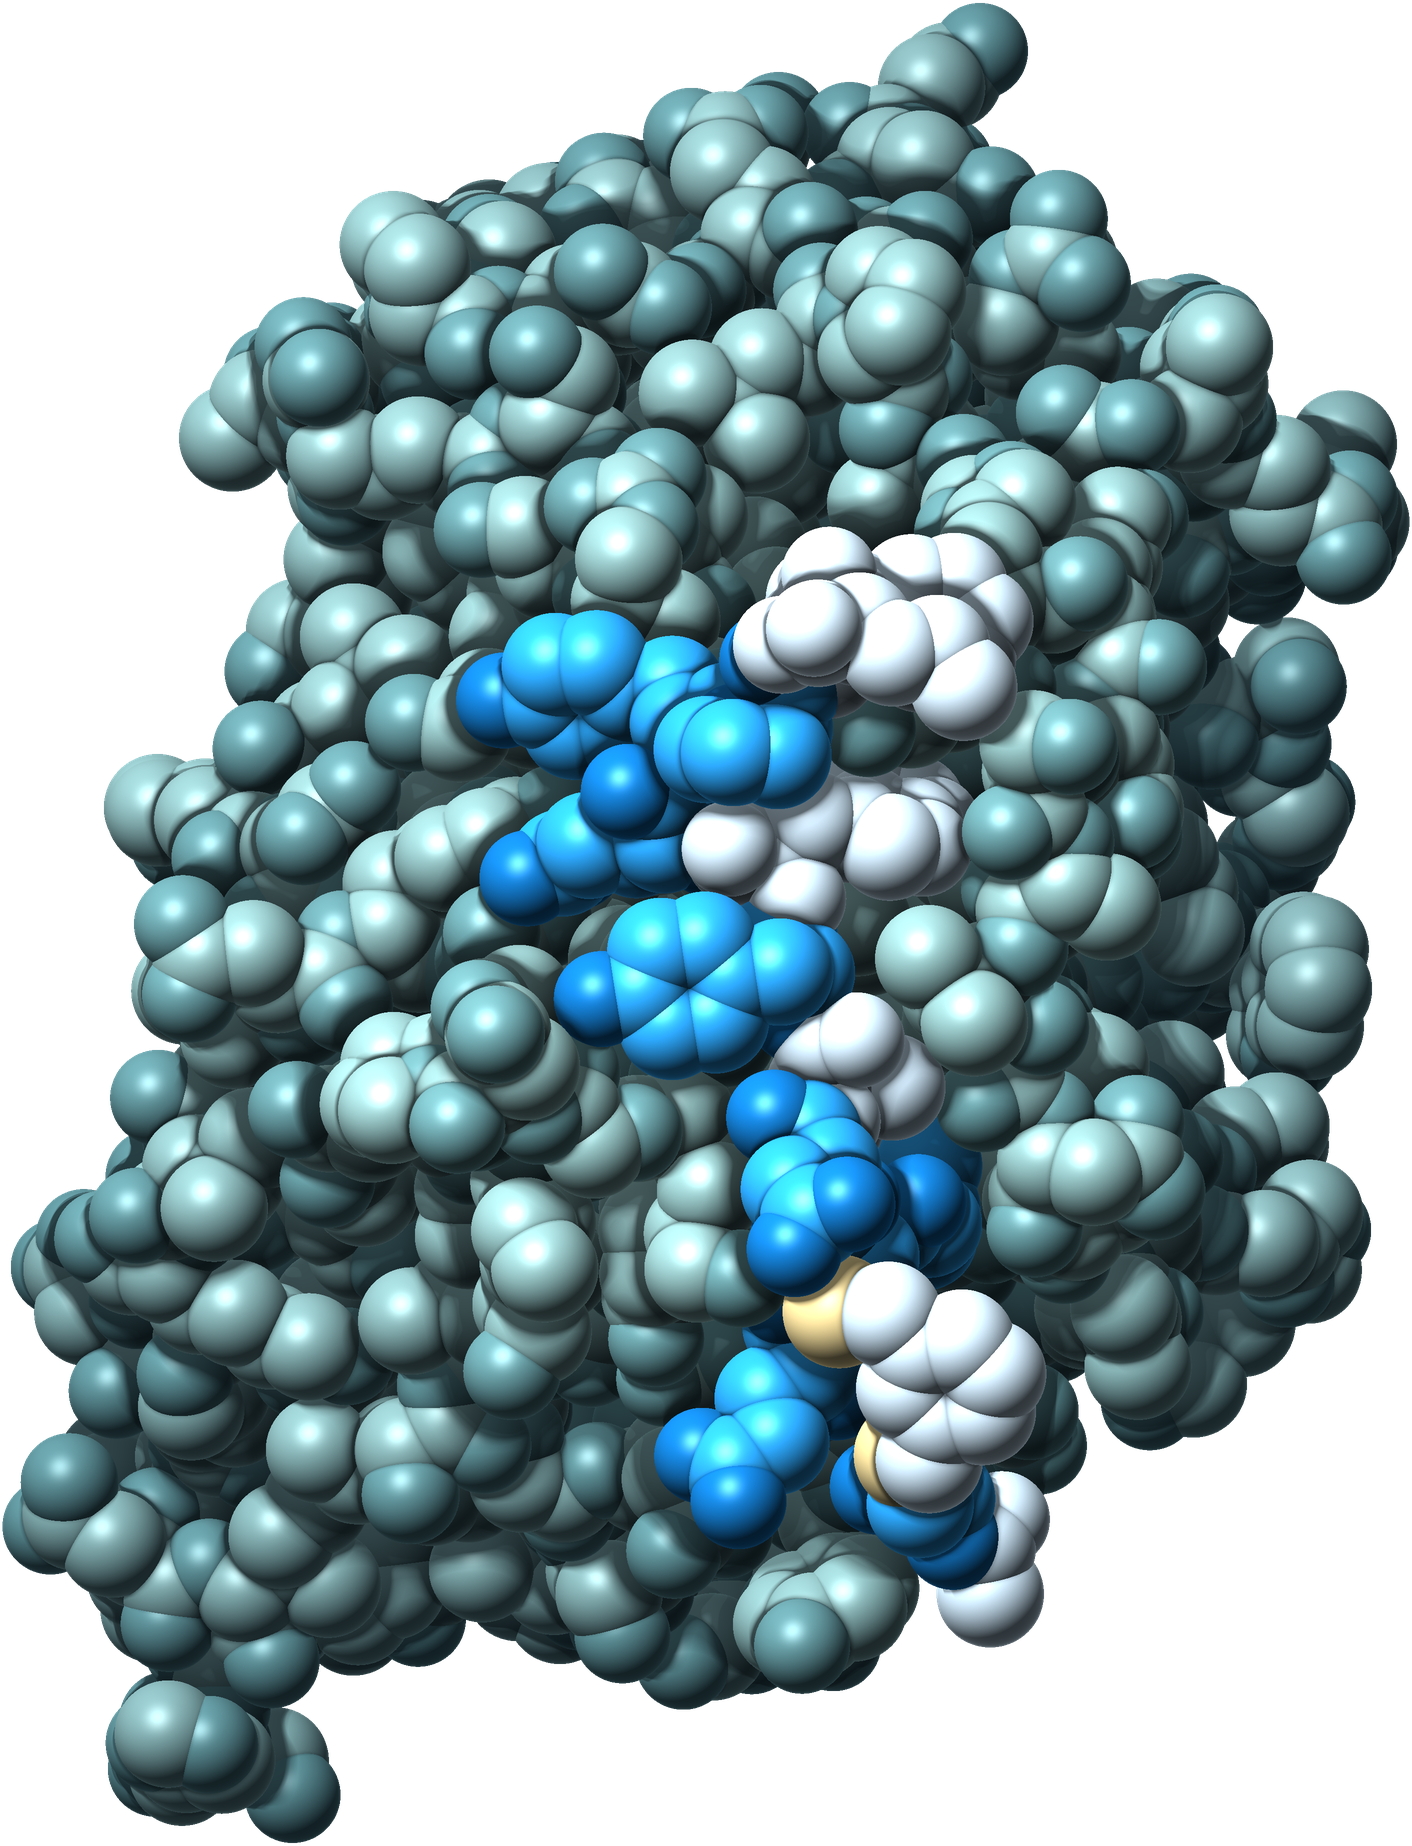

This figure's Python source:
#!/usr/bin/env python3
"""Hero render (HOME_BRIEF option c): a macrocyclic peptide on its protein target, atom by atom, from the
2.0 A crystal structure PDB 9Y6C (RCSB): peptide Ra30303, a cyclic peptide closed through a xylene bridge
between two cysteines and carrying non-natural amino acids, bound to the TE domain of human complement C5.
Space-filling, Lambert + rim + specular + depth AO. Target protein in the logo's slate, peptide in the logo's
sky blue, bridge + non-natural residues in pale ice. Transparent ground. Output: mac.png (RGBA)."""
import numpy as np, pathlib, sys
from PIL import Image
H = pathlib.Path(__file__).resolve().parent
def _box(a,r,ax):
    a=np.moveaxis(a,ax,0);p=np.concatenate([np.repeat(a[:1],r+1,0),a,np.repeat(a[-1:],r,0)]);c=np.cumsum(p,0)
    return np.moveaxis((c[2*r+1:]-c[:-2*r-1])/(2*r+1),0,ax)
def blur(a,s):
    r=max(1,int(s*0.9))
    for _ in range(3): a=_box(_box(a,r,0),r,1)
    return a
R={'C':1.70,'N':1.55,'O':1.52,'S':1.80}
cols=None;xyz=[];el=[];ch=[];comp=[];occ=[]
for l in open(H/'9y6c.cif'):
    if l.startswith('_atom_site.'):
        cols=(cols or [])+[l.strip().split('.',1)[1]];continue
    if cols and l.startswith(('ATOM','HETATM')):
        f=l.split();d=dict(zip(cols,f))
        if d['label_comp_id'] in ('HOH','GOL'): continue
        if d.get('pdbx_PDB_model_num','1')!='1': continue
        if d.get('label_alt_id','.') not in ('.','A'): continue
        e=d['type_symbol']
        if e not in R: continue
        xyz.append([float(d['Cartn_x']),float(d['Cartn_y']),float(d['Cartn_z'])]);el.append(e)
        ch.append(d['auth_asym_id']);comp.append(d['label_comp_id']);occ.append(float(d['occupancy']))
X=np.array(xyz);E=np.array(el);CH=np.array(ch);CO=np.array(comp)
PEP=CH=='B'
NN=np.isin(CO,['8VH','TBG','TRN','A1CTT','NVA','ACE','NH2'])
print('atoms',len(X),'peptide',PEP.sum(),'nonnat',NN.sum())
c0=X[PEP].mean(0);X=X-X.mean(0)
w,v=np.linalg.eigh(np.cov(X.T));V=v[:,::-1];P=X@V
def rot(a,ax):
    c,s=np.cos(a),np.sin(a)
    return {'x':np.array([[1,0,0],[0,c,-s],[0,s,c]]),'y':np.array([[c,0,s],[0,1,0],[-s,0,c]]),'z':np.array([[c,-s,0],[s,c,0],[0,0,1]])}[ax]
# orient so the peptide faces the camera (its centroid toward +z) then apply user tilt
pc=P[PEP].mean(0);
ang=[float(a) for a in (sys.argv[1:4] if len(sys.argv)>3 else (0,0,0))]
a=np.arctan2(pc[0],pc[2]);P=P@rot(-a,'y').T
pc=P[PEP].mean(0);b=np.arctan2(pc[1],np.hypot(pc[0],pc[2]));P=P@rot(b,'x').T
P=P@rot(ang[0],'x').T@rot(ang[1],'y').T@rot(ang[2],'z').T
S=int(sys.argv[4]) if len(sys.argv)>4 else 2000
rad=np.array([R[e] for e in E])
lo=(P[:,:2]-rad[:,None]).min(0);hi=(P[:,:2]+rad[:,None]).max(0)
sc=S*0.92/(hi-lo).max();off=np.array([S,S])/2-(lo+hi)/2*sc
Z=np.full((S,S),-1e9);N=np.zeros((S,S,3));ID=np.full((S,S),-1)
for i in np.argsort(P[:,2]):
    cx,cy=P[i,:2]*sc+off;cy=S-cy;r=rad[i]*sc
    x0,x1=int(max(cx-r,0)),int(min(cx+r+1,S));y0,y1=int(max(cy-r,0)),int(min(cy+r+1,S))
    yy,xx=np.mgrid[y0:y1,x0:x1];dx=(xx+.5-cx)/r;dy=(yy+.5-cy)/r;d2=dx*dx+dy*dy;m=d2<1
    dz=np.sqrt(np.clip(1-d2,0,1));z=P[i,2]*sc+dz*r
    sub=Z[y0:y1,x0:x1];upd=m&(z>sub)
    sub[upd]=z[upd];N[y0:y1,x0:x1][upd]=np.stack([dx,-dy,dz],-1)[upd];ID[y0:y1,x0:x1][upd]=i
mask=ID>=0
Zf=np.where(mask,Z,Z[mask].min()-4*sc)
ao=np.zeros_like(Z)
for rr in (6,14,30,60):
    b2=blur(Zf,rr);ao+=np.clip((b2-Zf)/(rr*1.6),0,1)
ao=np.clip(1-ao/2.2,0,1)
L=np.array([-.38,.60,.78]);L/=np.linalg.norm(L)
lam=np.clip((N*L).sum(-1),0,1)
Hh=L+np.array([0,0,1]);Hh/=np.linalg.norm(Hh);spec=np.clip((N*Hh).sum(-1),0,1)**38
rim=(1-np.clip(N[...,2],0,1))**3
slate=np.array([158,205,205])/255;slateD=np.array([112,168,174])/255
sky=np.array([46,170,255])/255;skyD=np.array([20,120,200])/255;ice=np.array([214,238,255])/255
base=np.where(((E=='N')|(E=='O'))[:,None],slateD,slate)
base=np.where(PEP[:,None],np.where(((E=='N')|(E=='O'))[:,None],skyD,sky),base)
base=np.where((PEP&NN)[:,None],ice,base)
base=np.where((PEP&(E=='S'))[:,None],np.array([255,226,150])/255*0.9+ice*0.1,base)
col=base[np.clip(ID,0,None)]
isp=PEP[np.clip(ID,0,None)]&mask
zn=(Z-Z[mask].min())/(Z[mask].max()-Z[mask].min()+1e-6);zn=np.where(mask,zn,0)
ink=np.array([10,34,48])/255
shade=(0.16+0.88*lam*(0.55+0.45*ao))[...,None]*col*(0.55+0.45*ao[...,None])
shade+=spec[...,None]*0.32*ao[...,None]+rim[...,None]*col*0.22
k=(0.6+0.4*zn[...,None]);shade=shade*k+ink*(1-k)*0.6
# the target recedes a little, the peptide stays bright
shade=np.where(isp[...,None],shade*1.10,shade)
img=np.clip(shade*1.28,0,1)
rgba=np.dstack([img*255,mask.astype(np.float32)*255]).astype(np.uint8)
im=Image.fromarray(rgba,'RGBA').resize((S//2,S//2),Image.LANCZOS)
im=im.crop(im.getbbox());im.save(H/'mac.png');print(im.size)
